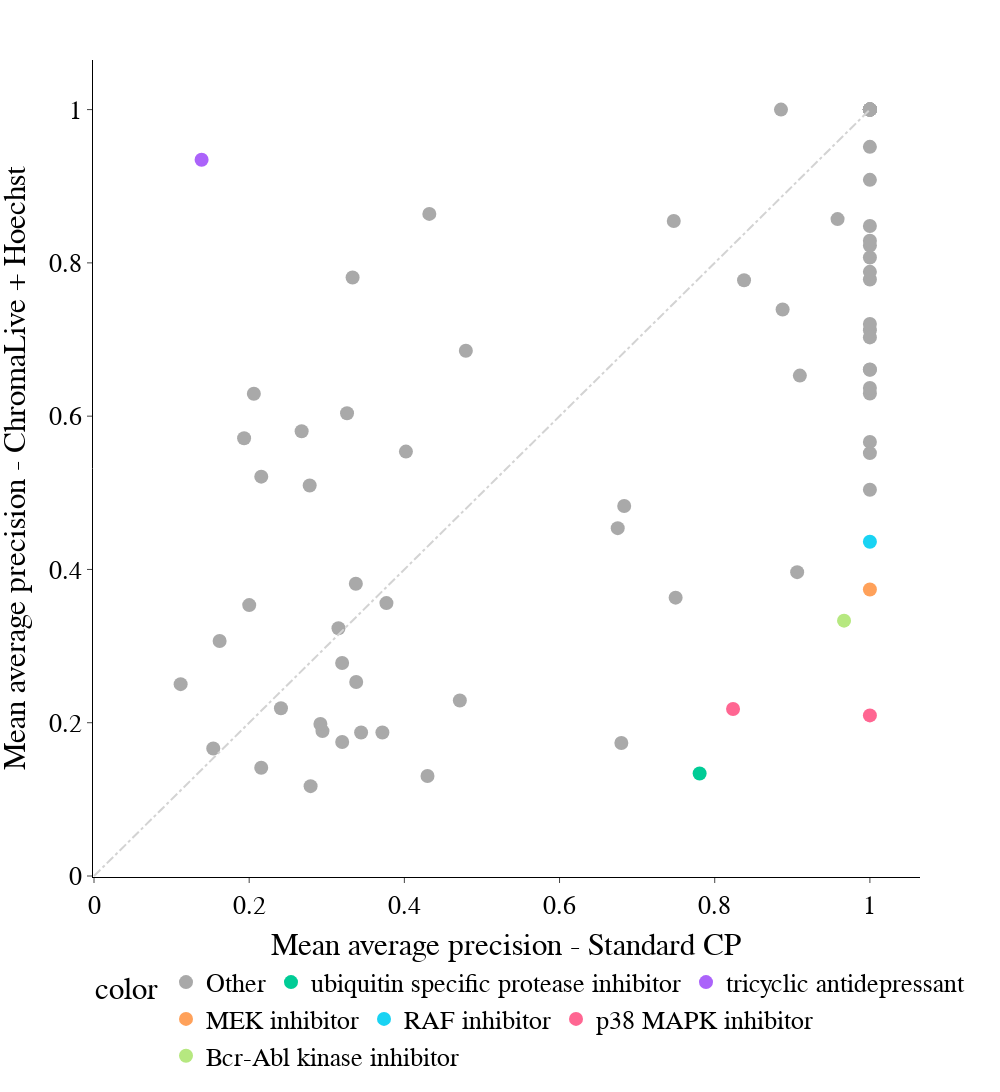

Source (notebook cell):
### Code cell
scatter_plot_comparison_colorblack(df_controls,col1='Standard CP', col2='ChromaLive + Hoechst', cutoff=0.55)

### Figure 1 — Plotly figure (JSON) as saved in the notebook; plotly's stock layout.template omitted (floating-point values rounded to 4 significant figures)
{"data": [{"hovertemplate": "<b>%{hovertext}</b><br><br>color=Other<br>Mean average precision - Standard CP=%{x}<br>Mean average precision - ChromaLive + Hoechst=%{y}<extra></extra>", "hovertext": ["tumor necrosis factor production inhibitor", "antihistamine", "acetylcholine receptor antagonist", "pyruvate dehydrogenase kinase inhibitor", "protein tyrosine kinase inhibitor", "antihistamine", "hepatocyte growth factor receptor inhibitor", "CHK inhibitor", "glycogen synthase kinase inhibitor", "histone lysine methyltransferase inhibitor", "tumor necrosis factor production inhibitor", "inosine monophosphate dehydrogenase inhibitor", "CDC inhibitor", "PARP inhibitor", "bromodomain inhibitor", "glycogen synthase kinase inhibitor", "JAK inhibitor", "Apoptosis inducer (ATP-competitive kinase inhibitor)", "hepatocyte growth factor receptor inhibitor", "bromodomain inhibitor", "MEK inhibitor", "Aurora kinase inhibitor", "LXR agonist", "phospholipase inhibitor", "IGF-1 inhibitor", "histone lysine demethylase inhibitor", "phosphodiesterase inhibitor", "beta-catenin inhibitor", "JNK inhibitor", "LXR agonist", "DNA inhibitor", "kinesin inhibitor", "phosphoinositide dependent kinase inhibitor", "RAF inhibitor", "FGFR inhibitor", "Bcr-Abl kinase inhibitor", "AMPK inhibitor", "pyruvate dehydrogenase kinase inhibitor", "phospholipase inhibitor", "Aurora kinase inhibitor", "JAK inhibitor", "tricyclic antidepressant", "PARP inhibitor", "BCL inhibitor", "inosine monophosphate dehydrogenase inhibitor", "histone lysine methyltransferase inhibitor", "HDAC inhibitor", "HDAC inhibitor", "BCL inhibitor", "phosphodiesterase inhibitor", "kinesin inhibitor", "CDK inhibitor", "CDC inhibitor", "protein tyrosine kinase inhibitor", "MAP kinase inhibitor", "ER stressor (SERCA inhibitor)", "protein arginine N-methyltransferase inhibitor", "Apoptosis inducer (transcription inhibitor)", "phosphoinositide dependent kinase inhibitor", "FGFR inhibitor", "DNA inhibitor", "smoothened receptor agonist", "JNK inhibitor", "CHK inhibitor", "EGFR inhibitor", "androgen receptor modulator", "HMGCR inhibitor", "acetylcholine receptor antagonist", "mTOR inhibitor", "EGFR inhibitor", "HMGCR inhibitor", "IGF-1 inhibitor", "protein arginine N-methyltransferase inhibitor", "MAP kinase inhibitor", "ubiquitin specific protease inhibitor", "beta-catenin inhibitor", "CDK inhibitor", "histone lysine demethylase inhibitor", "hypoxia inducible factor inhibitor", "androgen receptor modulator", "mTOR inhibitor", "smoothened receptor agonist", "hypoxia inducible factor inhibitor"], "legendgroup": "Other", "marker": {"color": "darkgrey", "size": 14, "symbol": "circle"}, "mode": "markers", "name": "Other", "orientation": "v", "showlegend": true, "type": "scatter", "x": [0.2945, 0.4793, 0.3199, 1, 0.2676, 0.3375, 1, 1, 1, 0.3198, 0.6797, 1, 1, 0.2918, 0.8875, 1, 0.3151, 1, 0.1537, 1, 0.675, 1, 1, 0.3333, 1, 0.8378, 0.3261, 0.278, 0.3717, 0.6833, 0.2791, 1, 1, 0.3442, 1, 1, 1, 1, 1, 1, 0.7496, 0.206, 1, 1, 0.9583, 1, 1, 1, 0.9097, 0.1117, 1, 1, 0.3769, 0.1934, 0.402, 1, 1, 1, 1, 1, 1, 0.7472, 0.4298, 1, 0.4322, 0.1619, 0.3379, 0.2156, 1, 1, 0.2001, 1, 0.4715, 0.9062, 1, 1, 1, 1, 0.2409, 0.2155, 1, 0.8854, 1], "xaxis": "x", "y": [0.189, 0.6854, 0.1748, 0.6608, 0.5803, 0.3814, 1, 1, 0.9514, 0.278, 0.1736, 0.7784, 0.8225, 0.1983, 0.7391, 0.8071, 0.3233, 1, 0.1664, 1, 0.4539, 0.9083, 0.848, 0.7808, 1, 0.7773, 0.6038, 0.5094, 0.1872, 0.4828, 0.1172, 1, 1, 0.1873, 0.712, 1, 1, 1, 0.5518, 0.6296, 0.3632, 0.6292, 1, 0.7028, 0.8571, 1, 1, 0.7883, 0.6529, 0.2503, 1, 1, 0.3561, 0.5712, 0.5537, 1, 0.504, 1, 1, 0.6606, 1, 0.8547, 0.1304, 1, 0.8639, 0.3065, 0.2531, 0.5211, 0.8288, 1, 0.3535, 1, 0.2289, 0.3965, 0.5664, 0.6368, 0.7203, 1, 0.2189, 0.1413, 1, 1, 1], "yaxis": "y"}, {"hovertemplate": "<b>%{hovertext}</b><br><br>color=ubiquitin specific protease inhibitor<br>Mean average precision - Standard CP=%{x}<br>Mean average precision - ChromaLive + Hoechst=%{y}<extra></extra>", "hovertext": ["ubiquitin specific protease inhibitor"], "legendgroup": "ubiquitin specific protease inhibitor", "marker": {"color": "#00cc96", "size": 14, "symbol": "circle"}, "mode": "markers", "name": "ubiquitin specific protease inhibitor", "orientation": "v", "showlegend": true, "type": "scatter", "x": [0.7806], "xaxis": "x", "y": [0.1338], "yaxis": "y"}, {"hovertemplate": "<b>%{hovertext}</b><br><br>color=tricyclic antidepressant<br>Mean average precision - Standard CP=%{x}<br>Mean average precision - ChromaLive + Hoechst=%{y}<extra></extra>", "hovertext": ["tricyclic antidepressant"], "legendgroup": "tricyclic antidepressant", "marker": {"color": "#ab63fa", "size": 14, "symbol": "circle"}, "mode": "markers", "name": "tricyclic antidepressant", "orientation": "v", "showlegend": true, "type": "scatter", "x": [0.1387], "xaxis": "x", "y": [0.9345], "yaxis": "y"}, {"hovertemplate": "<b>%{hovertext}</b><br><br>color=MEK inhibitor<br>Mean average precision - Standard CP=%{x}<br>Mean average precision - ChromaLive + Hoechst=%{y}<extra></extra>", "hovertext": ["MEK inhibitor"], "legendgroup": "MEK inhibitor", "marker": {"color": "#FFA15A", "size": 14, "symbol": "circle"}, "mode": "markers", "name": "MEK inhibitor", "orientation": "v", "showlegend": true, "type": "scatter", "x": [1], "xaxis": "x", "y": [0.3739], "yaxis": "y"}, {"hovertemplate": "<b>%{hovertext}</b><br><br>color=RAF inhibitor<br>Mean average precision - Standard CP=%{x}<br>Mean average precision - ChromaLive + Hoechst=%{y}<extra></extra>", "hovertext": ["RAF inhibitor"], "legendgroup": "RAF inhibitor", "marker": {"color": "#19d3f3", "size": 14, "symbol": "circle"}, "mode": "markers", "name": "RAF inhibitor", "orientation": "v", "showlegend": true, "type": "scatter", "x": [1], "xaxis": "x", "y": [0.4362], "yaxis": "y"}, {"hovertemplate": "<b>%{hovertext}</b><br><br>color=p38 MAPK inhibitor<br>Mean average precision - Standard CP=%{x}<br>Mean average precision - ChromaLive + Hoechst=%{y}<extra></extra>", "hovertext": ["p38 MAPK inhibitor", "p38 MAPK inhibitor"], "legendgroup": "p38 MAPK inhibitor", "marker": {"color": "#FF6692", "size": 14, "symbol": "circle"}, "mode": "markers", "name": "p38 MAPK inhibitor", "orientation": "v", "showlegend": true, "type": "scatter", "x": [1, 0.8236], "xaxis": "x", "y": [0.2096, 0.2179], "yaxis": "y"}, {"hovertemplate": "<b>%{hovertext}</b><br><br>color=Bcr-Abl kinase inhibitor<br>Mean average precision - Standard CP=%{x}<br>Mean average precision - ChromaLive + Hoechst=%{y}<extra></extra>", "hovertext": ["Bcr-Abl kinase inhibitor"], "legendgroup": "Bcr-Abl kinase inhibitor", "marker": {"color": "#B6E880", "size": 14, "symbol": "circle"}, "mode": "markers", "name": "Bcr-Abl kinase inhibitor", "orientation": "v", "showlegend": true, "type": "scatter", "x": [0.9667], "xaxis": "x", "y": [0.3332], "yaxis": "y"}], "layout": {"font": {"color": "Black", "family": "sans serif", "size": 26}, "height": 1200, "legend": {"orientation": "h", "title": {"text": "color"}, "tracegroupgap": 0}, "margin": {"t": 60}, "plot_bgcolor": "rgba(0,0,0,0)", "shapes": [{"line": {"color": "lightgrey", "dash": "dashdot"}, "type": "line", "x0": 0, "x1": 1, "y0": 0, "y1": 1}], "width": 1000, "xaxis": {"anchor": "y", "domain": [0, 1], "linecolor": "black", "showline": true, "ticks": "outside", "title": {"text": "Mean average precision - Standard CP"}}, "yaxis": {"anchor": "x", "domain": [0, 1], "linecolor": "black", "showline": true, "ticks": "outside", "title": {"text": "Mean average precision - ChromaLive + Hoechst"}}}}
